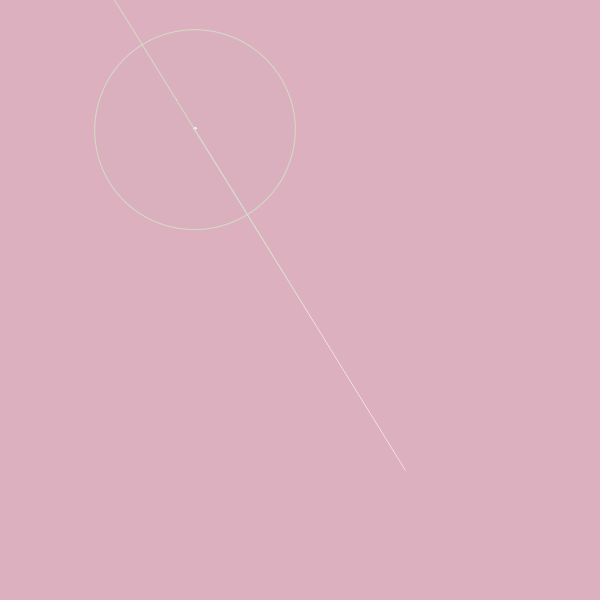
Frame 1 (no input)
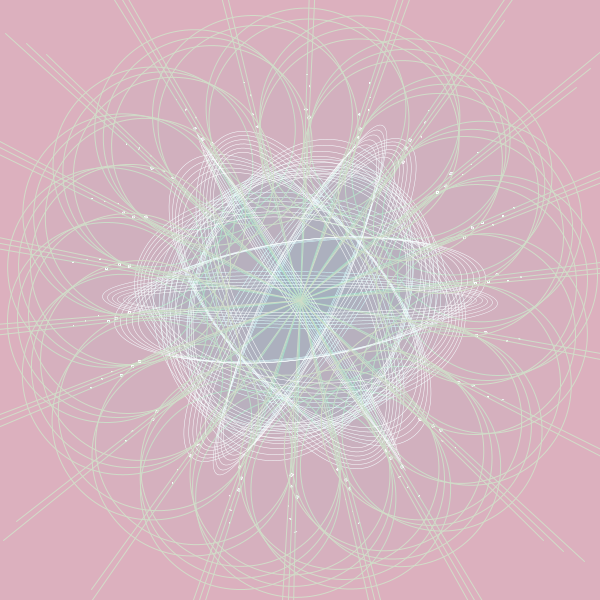
Frame 60 (the mouse pressed at the canvas centre just before this capture)
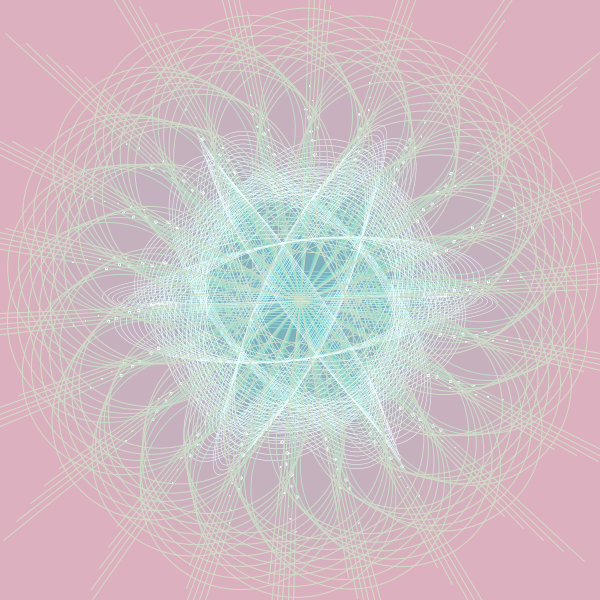
Frame 120 (the mouse held since frame 60 and released just before this capture)

The Processing sketch that drew these frames (run headless with seeded random() and noise(); from frame 60 on, the mouse is pressed at the canvas centre):

// Processing sketch: processing_167575
// ── processing_167575.pde

float x, y;
float angle = 0;
float r = 400;
float diff = 1;
float a = 1;
float red = 10;
//import processing.pdf.*;
color col = color(23,221,206,a);
 
 
void setup() {
  size(600, 600);
  background(220,176,190);
// beginRecord(PDF, "every.pdf");
 
}
 
void draw() {
 
  fill(col);
   
  x = r * cos(angle);
  y = r * sin(angle);
 
 noStroke();
 stroke(255);

  
  translate(width/2, height/2);
  rotate(r);
 
  strokeWeight(0.5);
  ellipse(0, 0, x, y);
  strokeWeight(1);
  rect(x/2,y/2,2,2);
  rect(x/1.7,y/1.7,0.7,0.7);
 
 
  stroke(210,220,200);
  line(0,0,x,y);
  ellipse(x/2,y/2,200,200);
 
 
 
  angle = angle + 3;
  r = r - diff;
   
  red = red + 10;
  a = a + 10;
 
  if ( r == 100 || r == 500) {
    diff =  diff * -1;
  }
}



void keyPressed() { 
  if (key == 'q') { 
    endRecord();
    exit();
  }
}
